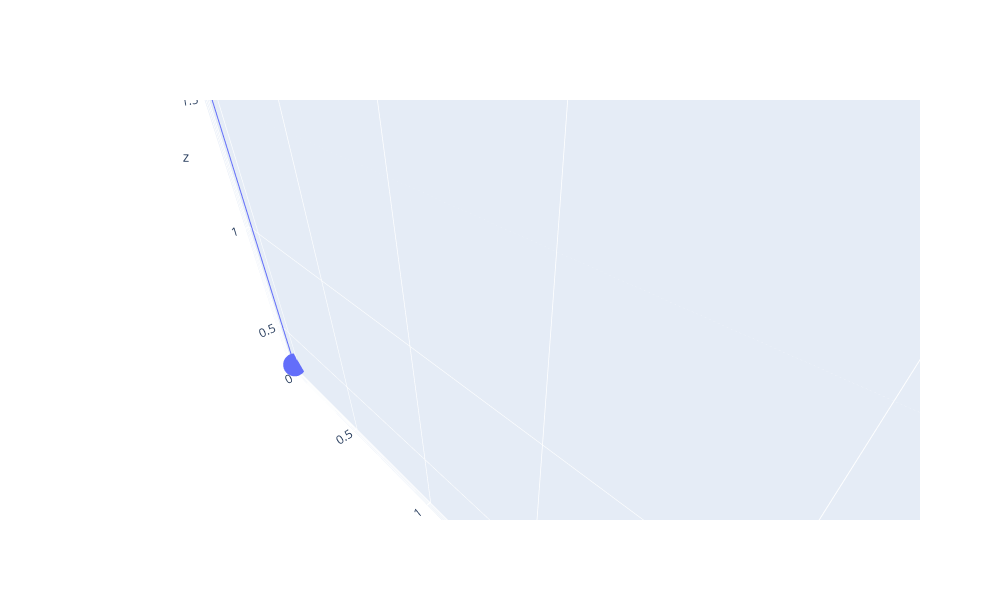

Notebook code for this chart:
### Code cell
# Plot ground-truth trajectory
gt_traj_trace = go.Scatter3d(x=drone_positions[:,0], y=drone_positions[:,1], z=drone_positions[:,2])
fig = go.Figure(data=gt_traj_trace)
fig.update_layout(width=1000, height=600, scene=dict(aspectmode='data'))
fig.show()

### Figure 1 — Plotly figure (JSON) as saved in the notebook; plotly's stock layout.template omitted (floating-point values rounded to 4 significant figures)
{"data": [{"type": "scatter3d", "x": [0, 0, -0.0009242, -3.508e-06, -0.0003188, -0.000674, -0.0005512, -0.0002262, -8.462e-05, 8.101e-06, -0.01695], "y": [0, 0, 0.151, 0.2699, 0.3997, 0.6919, 0.9405, 1.374, 1.693, 2.205, 2.744], "z": [0.3186, 2.317, 2.267, 2.162, 2.105, 2.034, 1.993, 1.935, 1.897, 1.837, 1.776]}], "layout": {"height": 600, "scene": {"aspectmode": "data"}, "width": 1000}}
